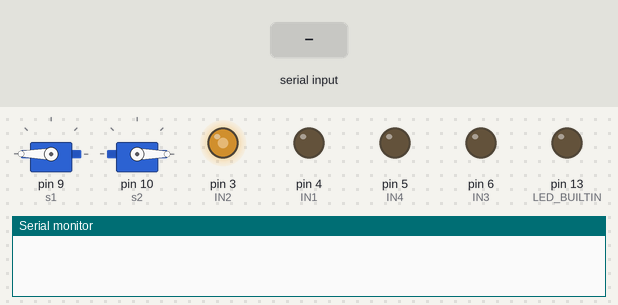
Recording of a sketch running on a simulated Arduino Uno, built with avr-gcc and run on an emulated ATmega328P. On the bench: 2 × servo, output pins drawn as LEDs (lit = HIGH), the last lines printed to the serial monitor. The inputs (shaded band) are chosen by the test bench.

Above: at 1.2 s.
1.3 s: "1\n" received over Serial
At 2.1 s:
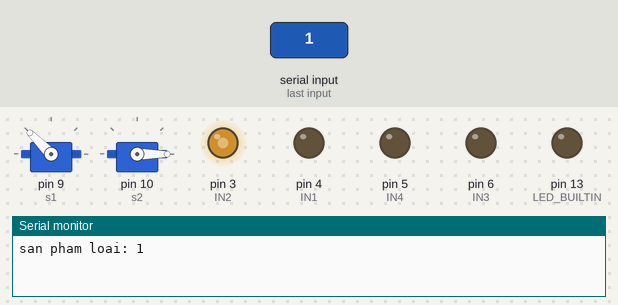
Timing chart, 0 to 12.8 s (numbered marks = the images above; inputs shaded):
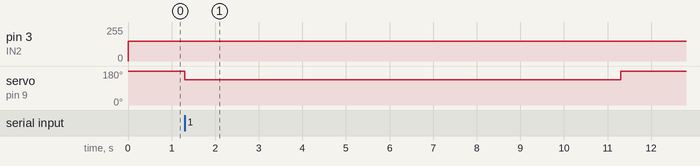

Measured:
- after the input at 1.3 s, servo on pin 9 (s1): 180° → 135° at once, → 180° 10.0 s later

The sketch:

bangtain6.ino
```cpp
#include <Servo.h>
#define IN1 4
#define IN2 3
#define IN3 6
#define IN4 5

Servo s1;
Servo s2;

void test_dc_run()
{
  digitalWrite(IN1, LOW);
  analogWrite(IN2,150);
}
void test_dc_stop()
{
  digitalWrite(IN1, LOW);
  analogWrite(IN2, LOW);
}
void setup()
{
  Serial.begin(9600);
  // put your setup code here, to run once:
  pinMode(IN1, OUTPUT);
  pinMode(IN2, OUTPUT);
  pinMode(IN3, OUTPUT);
  pinMode(IN4, OUTPUT);

  pinMode(LED_BUILTIN, OUTPUT);
  s1.attach(9);
  s2.attach(10);
}

void loop()
{
  s1.write(180);
  s2.write(0);
  test_dc_run();

    if (Serial.available() > 0)
    {
      String data = Serial.readStringUntil('\n');
      Serial.print("san pham loai: ");
      Serial.println(data);

      if (data == "1")
      {
          test_dc_run();
          s1.write(135);
          s2.write(0);
          delay(10000);
          s1.write(180);
          s2.write(0);
          data = Serial.readString();

      }
     else if (data == "2")
      {
          test_dc_run();
          s1.write(180);
          s2.write(60);
          delay(10000);
          s1.write(180);
          s2.write(0);
         data = Serial.readString();
      }
      else
      {
        s1.write(180);
        s2.write(0);
        data = Serial.readString();
      }

  }

}
```
